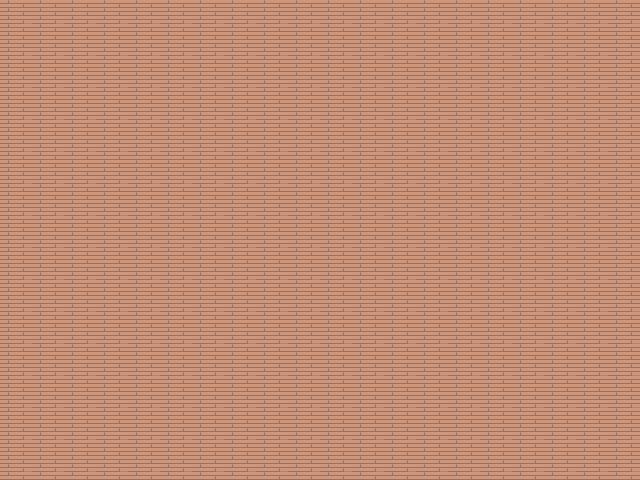

This is a level from a 2D game, rendered from its Tiled map with the project's own tilesets. A one-line summary and the map file follow, with tile-layer data summarised:
An orthogonal 20x15 tile map with 32x32 px tiles, 1 tile layer (Capa de patrones 1).

<map version="1.4" tiledversion="1.4.2" orientation="orthogonal" renderorder="right-down" width="20" height="15" tilewidth="32" tileheight="32" infinite="0" nextlayerid="2" nextobjectid="1">
 <tileset firstgid="1" source="Tile-Set.tsx" />
 <layer id="1" name="Capa de patrones 1" width="20" height="15">
  <data>[300 cells, 300 non-empty, 1 distinct tile ids]</data>
 </layer>
</map>